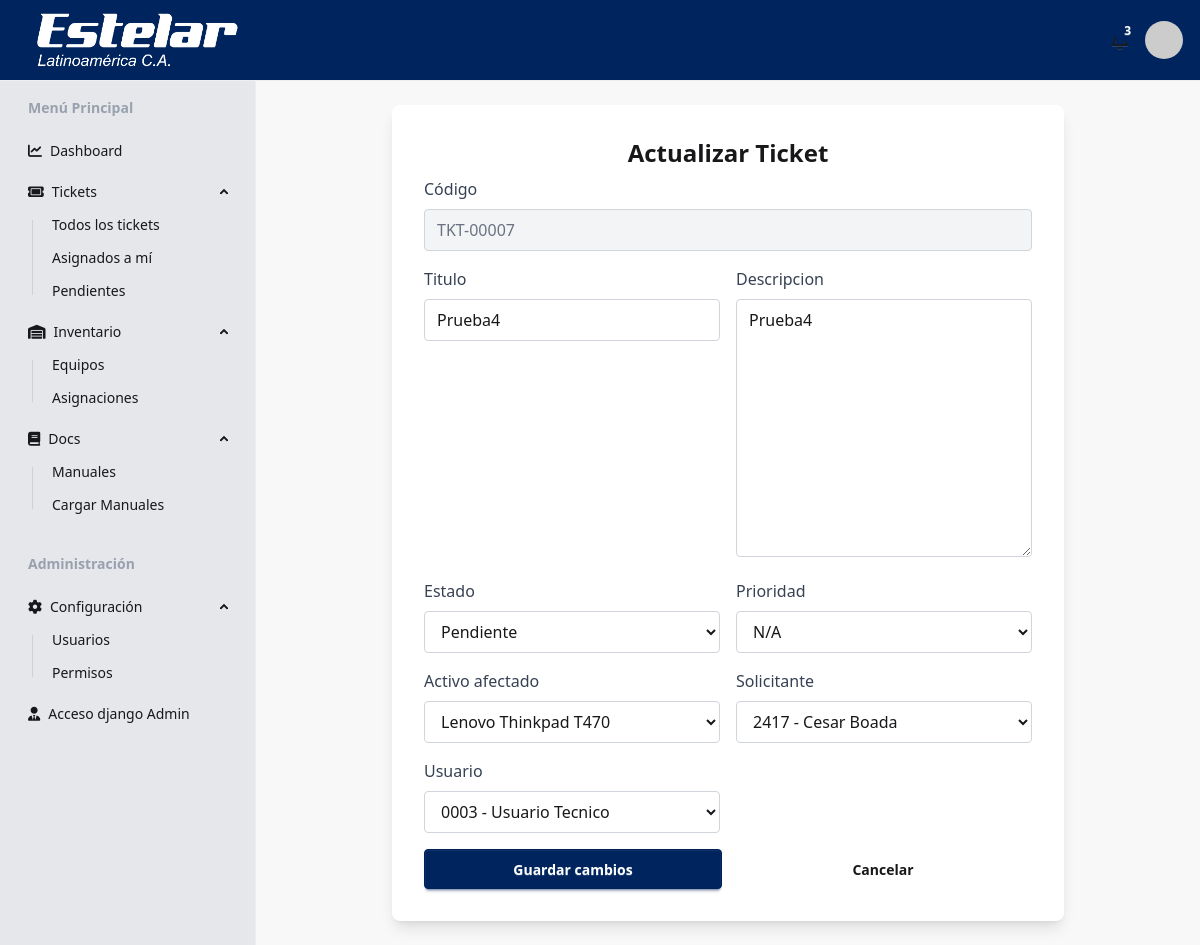
The page /tickets/view/7/edit/ (signed in) on the database its author committed.
### tickets/models.py (models this page shows, shortened)
class tickets(models.Model):
    codigo_ticket = models.CharField(max_length=30, unique=True)
    titulo = models.CharField(max_length=150)
    descripcion = models.TextField()
    prioridad = models.ForeignKey(
        matriz_prioridad,
        on_delete=models.PROTECT,
        to_field='prioridad',
        db_column='prioridad',
        related_name='tickets',
        default='N/A',
    )
    ESTADO_TYPES = [
        ('Pendiente', 'Pendiente'),
        ('En Progreso', 'En Progreso'),
        ('Resuelto', 'Resuelto'),
        ('Cerrado', 'Cerrado'),
    ]
    estado = models.CharField(max_length=30, default='Pendiente', choices=ESTADO_TYPES)
    solicitante = models.ForeignKey(
        'users.usuario',
        on_delete=models.PROTECT,
        to_field='ID_empleado',
        db_column='solicitante',
        related_name='tickets_solicitados',
    )
    usuario = models.ForeignKey(
        'users.usuario',
        on_delete=models.PROTECT,
        to_field='ID_empleado',
        db_column='usuario',
        related_name='tickets_asignados',
        null=True,
        blank=True,
    )
    activo_afectado = models.ForeignKey(
        'inventory.activos',
        on_delete=models.CASCADE,
        to_field='codigo',
        db_column='activo_afectado',
        related_name='tickets_afectados',
        limit_choices_to={'estado': 'activo'},
)
    fecha_creacion = models.DateTimeField(auto_now_add=True)
    fecha_resolucion = models.DateTimeField(null=True, blank=True)

class matriz_prioridad(models.Model):
    prioridad = models.CharField(max_length=20, unique=True)
    tiempo_respuesta_minutos = models.IntegerField()
    tiempo_resolucion_minutos = models.IntegerField()
    def __str__(self):
        return f"{self.prioridad}"

### tickets/views.py (the view)
# urls.py: path('view/<int:ticket_id>/edit/', views.tickets_edit, name='tickets_edit'),
@login_required
def tickets_edit(request, ticket_id):
    print(f"Intentando editar el ticket con ID: {ticket_id}")
    ticket = get_object_or_404(tickets, pk=ticket_id)
    if request.method == 'POST':
        form = TicketUpdateForm(request.POST, instance=ticket)
        ticket_actual = tickets.objects.get(pk=ticket_id)
        if form.is_valid():
            ticket = form.save(commit=False)
            if form.cleaned_data['estado'] != ticket_actual.estado:
                print(f"Estado cambiado de {ticket_actual.estado} a {form.cleaned_data['estado']}")
                ticket.fecha_resolucion = timezone.now()
                _save_historial_ticket(ticket_id, form, request)
            ticket.save()
            messages.success(request, 'Ticket actualizado correctamente.')
            return redirect('tickets_view')
    else:
        form = TicketUpdateForm(instance=ticket)
    return render(request, 'tickets_edit.html', {'form': form, 'ticket': ticket})

### tickets/forms.py
class TicketUpdateForm(forms.ModelForm):
    class Meta:
        model = tickets
        fields = (
            'titulo',
            'descripcion',
            'estado',
            'prioridad',
            'activo_afectado',
            'solicitante',
            'usuario',
        )
    def __init__(self, *args, **kwargs):
        super().__init__(*args, **kwargs)
        for field in self.fields.values():
            field.widget.attrs.setdefault(
                'class',
                'w-full px-3 py-2 border border-gray-300 rounded focus:outline-none focus:ring focus:border-blue-300',
            )

### inventory/models.py (called while the page is built)
    def __str__(self):
        return f"{self.marca} {self.modelo}"

### users/models.py (called while the page is built)
    def __str__(self):
        return f"{self.ID_empleado} - {self.get_full_name()}"

### tickets/templates/tickets_edit.html (shortened to what this page needs)
{% extends 'base.html' %}
{% block content %}
<div class="flex items-center justify-center h-full">
    <div class="w-full max-w-2xl bg-base-100 p-8 rounded-lg shadow-lg">
        <h2 class="text-2xl font-bold mb-2 text-center">Actualizar Ticket</h2>
        <form method="post" class="space-y-4">
            <div>
                <label class="block text-gray-700 mb-2">Código</label>
                <input type="text" value="{{ ticket.codigo_ticket }}" class="w-full px-3 py-2 border border-gray-300 rounded bg-gray-100 text-gray-500" disabled>
            </div>
            <div class="grid grid-cols-1 md:grid-cols-2 gap-4">
                {% for field in form.visible_fields %}
                    <div>
                        <label for="{{ field.id_for_label }}" class="block text-gray-700 mb-2">{{ field.label }}</label>
                        {{ field }}
                    </div>
                {% endfor %}
            </div>
            <div class="flex flex-col sm:flex-row gap-3">
                <button type="submit" class="btn btn-primary flex-1">Guardar cambios</button>
                <a href="{% url 'tickets_view' %}" class="btn btn-ghost flex-1">Cancelar</a>
            </div>
        </form>
    </div>
</div>
{% endblock %}

### rows shown on the page
tickets: codigo_ticket "TKT-00007", visible_fields "Prueba4" "Prueba4" "Pendiente" "Lenovo Thinkpad T470" "2417 - Cesar Boada" "0003 - Usuario Tecnico"
matriz_prioridad: visible_fields "N/A"

### other values the page prints
{{ field.label }} "Titulo" "Descripcion" "Estado" "Prioridad" "Activo afectado" "Solicitante" "Usuario"
